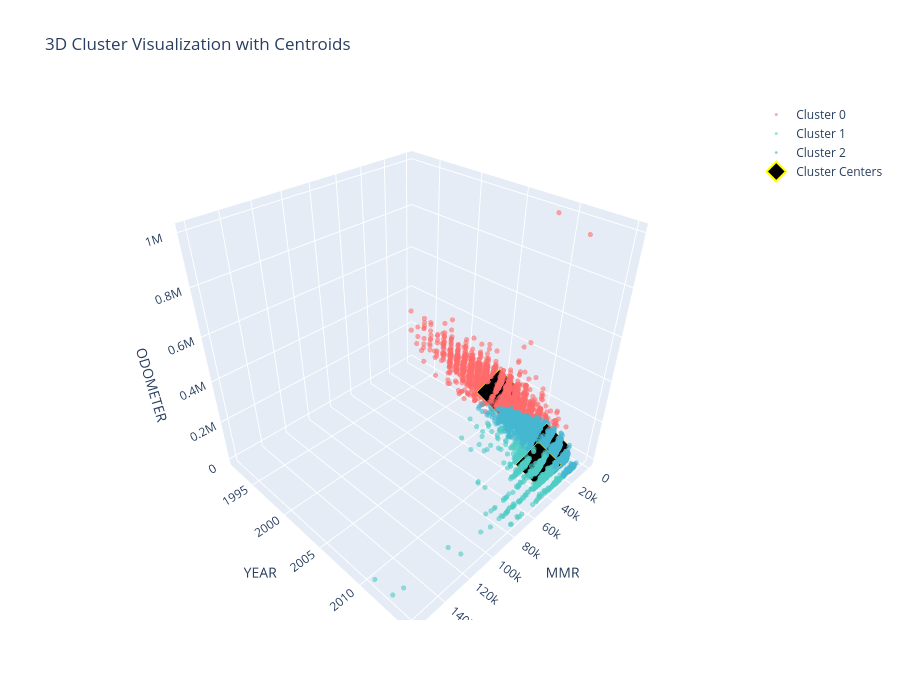

Here is the notebook cell this chart was saved with:
### Code cell
# Additional 3D visualization with cluster centers
print("Step 8: 3D Plot with Cluster Centers\n")

# Get cluster centers in original scale
cluster_centers_original = scaler.inverse_transform(kmeans.cluster_centers_)
centers_df = pd.DataFrame(cluster_centers_original, columns=numeric_features)

# Create scatter plot with cluster centers
fig = go.Figure()

# Add scatter points for each cluster
colors = ['#FF6B6B', '#4ECDC4', '#45B7D1']
for cluster_id in range(3):
    cluster_data = df_sample[df_sample['cluster'] == cluster_id]
    fig.add_trace(go.Scatter3d(
        x=cluster_data[top_3_features[0]],
        y=cluster_data[top_3_features[1]],
        z=cluster_data[top_3_features[2]],
        mode='markers',
        name=f'Cluster {cluster_id}',
        marker=dict(size=3, color=colors[cluster_id], opacity=0.6)
    ))

# Add cluster centers
fig.add_trace(go.Scatter3d(
    x=centers_df[top_3_features[0]],
    y=centers_df[top_3_features[1]],
    z=centers_df[top_3_features[2]],
    mode='markers',
    name='Cluster Centers',
    marker=dict(size=15, color='black', symbol='diamond', line=dict(color='yellow', width=2))
))

fig.update_layout(
    title='3D Cluster Visualization with Centroids',
    scene=dict(
        xaxis_title=top_3_features[0].upper(),
        yaxis_title=top_3_features[1].upper(),
        zaxis_title=top_3_features[2].upper(),
    ),
    width=900,
    height=700
)

fig.show()

print("\nCluster Centers (Original Scale):")
print(centers_df)

### Figure 1 — Plotly figure (JSON) as saved in the notebook; plotly's stock layout.template omitted (floating-point values rounded to 4 significant figures; data arrays with more than 128 entries replaced by an {"elided": "..."} marker saying what was removed)
{"data": [{"marker": {"color": "#FF6B6B", "opacity": 0.6, "size": 3}, "mode": "markers", "name": "Cluster 0", "type": "scatter3d", "x": {"elided": "3139 float values"}, "y": {"elided": "3139 int values"}, "z": {"elided": "3139 float values"}}, {"marker": {"color": "#4ECDC4", "opacity": 0.6, "size": 3}, "mode": "markers", "name": "Cluster 1", "type": "scatter3d", "x": {"elided": "1683 float values"}, "y": {"elided": "1683 int values"}, "z": {"elided": "1683 float values"}}, {"marker": {"color": "#45B7D1", "opacity": 0.6, "size": 3}, "mode": "markers", "name": "Cluster 2", "type": "scatter3d", "x": {"elided": "5178 float values"}, "y": {"elided": "5178 int values"}, "z": {"elided": "5178 float values"}}, {"marker": {"color": "black", "line": {"color": "yellow", "width": 2}, "size": 15, "symbol": "diamond"}, "mode": "markers", "name": "Cluster Centers", "type": "scatter3d", "x": [4997.0, 29590.0, 13840.0], "y": [2005.0, 2013.0, 2012.0], "z": [130200.0, 29560.0, 44640.0]}], "layout": {"height": 700, "scene": {"xaxis": {"title": {"text": "MMR"}}, "yaxis": {"title": {"text": "YEAR"}}, "zaxis": {"title": {"text": "ODOMETER"}}}, "title": {"text": "3D Cluster Visualization with Centroids"}, "width": 900}}
